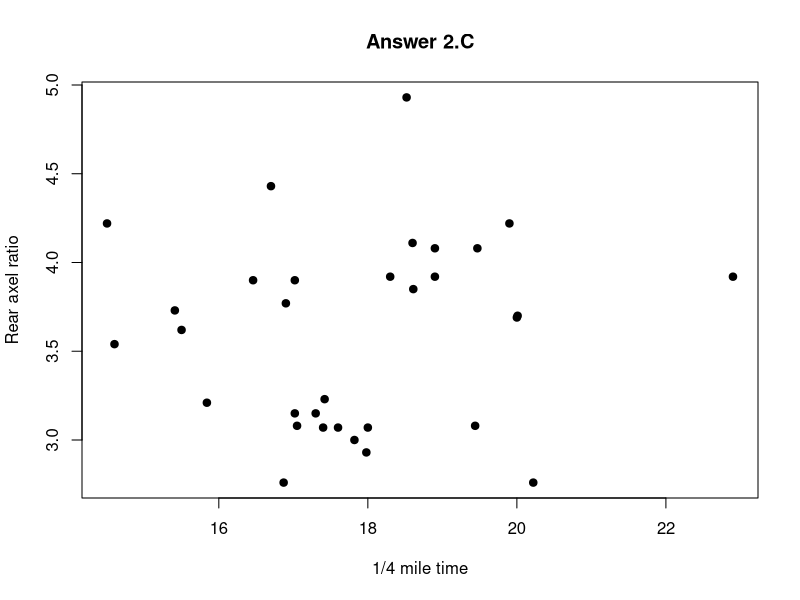
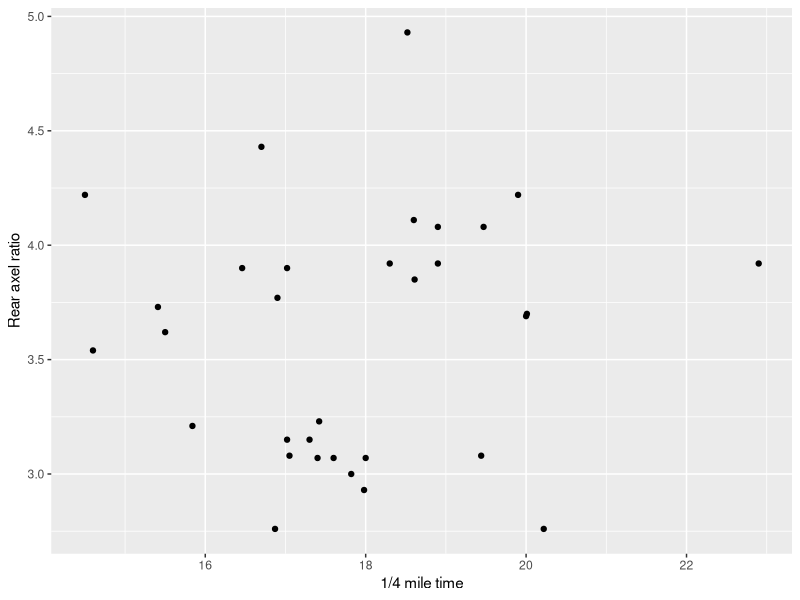
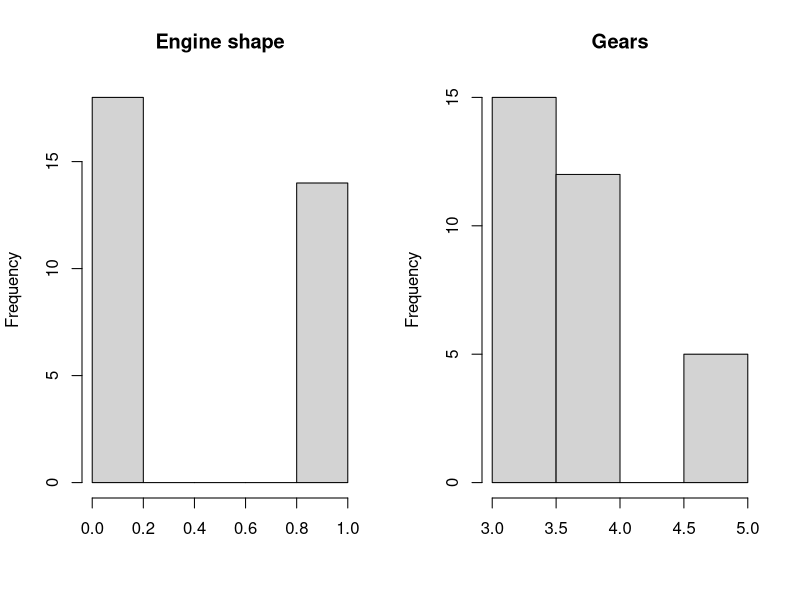
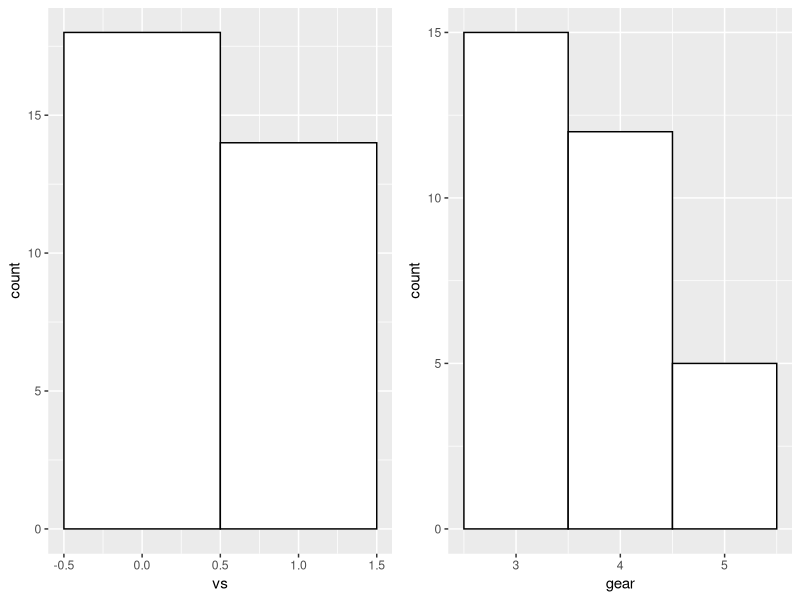

Write R code to recreate these figures, in order.
# # Problem set 2
# 
# - Below are the functions necessary to complete problem set 2
# - We will use an internal data set that is available in r-studio
# 
# ## A.1 Import internal data set

#Imports internal data set
data(mtcars)

## A.2 Import packages
library(dplyr) #Data manipulation
library(ggplot2) #Plotting

# ### A.2.1 Common mistake!--Confirm you have installed libraries
# - Usually you only have to do this once!

#install.packages('dplyr')
#install.packages('ggplot2')


# 1. Scatterplot
## 1.1 Scatter: plot function

plot(mtcars$qsec, #x
     mtcars$drat, #y
     xlab="1/4 mile time", 
     ylab="Rear axel ratio",
     main="Answer 2.C",
     pch=19 #Sets dot
    )

## 1.2 ADVANCED FUNCTION--Scatter: ggplot library
mtcars %>% 
ggplot(
    aes(x =  qsec,y = drat)
)+
geom_point() + #Places points on chart
xlab('1/4 mile time') + 
ylab('Rear axel ratio') 


# 2. Correlation
## 2.1. Correlation: cor function

cor(mtcars$qsec, mtcars$drat)

## 2.2 Correlation: DPLYR--select
mtcars %>% 
select(drat, qsec) %>% 
cor()


# 3. Histograms and filter
## 3.1 Filter gear==3
mtcars %>% 
filter(gear==3)  %>% 
head(2)

## 3.2 Histograms
### 3.2.1 Histogram: hist function

par(mfrow=c(1,2))
hist(mtcars$vs, xlab="", main="Engine shape")
hist(mtcars$gear, xlab="", main="Gears")


### 3.2.2 Histogram: ggplot2--extragrid libraries
#install.packages('gridExtra')
library(gridExtra)

plot1 = mtcars %>% 
ggplot(aes(x=vs)) +  # x = Column_name
geom_histogram(color="black", fill="white", bins=2)

plot2 = mtcars %>% 
ggplot(aes(x=gear)) +  # x = Column_name
geom_histogram(color="black", fill="white", bins=3)

grid.arrange(plot1, plot2, ncol=2)


# 4. Two-way table
## 4.1 Two-way table: table function

freq_table = table(mtcars$gear, mtcars$vs) #(col, row)
freq_table 

### 4.1.1 Rename columns and rows
rownames(freq_table) = c('1 Gear', '2 Gear', '3 Gear')

colnames(freq_table) = c('Regular-engine', 'Vshape-engine')

freq_table

## 4.2 Percentage of total observations

prop.table(freq_table)

## 4.3 Percentage of column observations

prop.table(freq_table,2)
